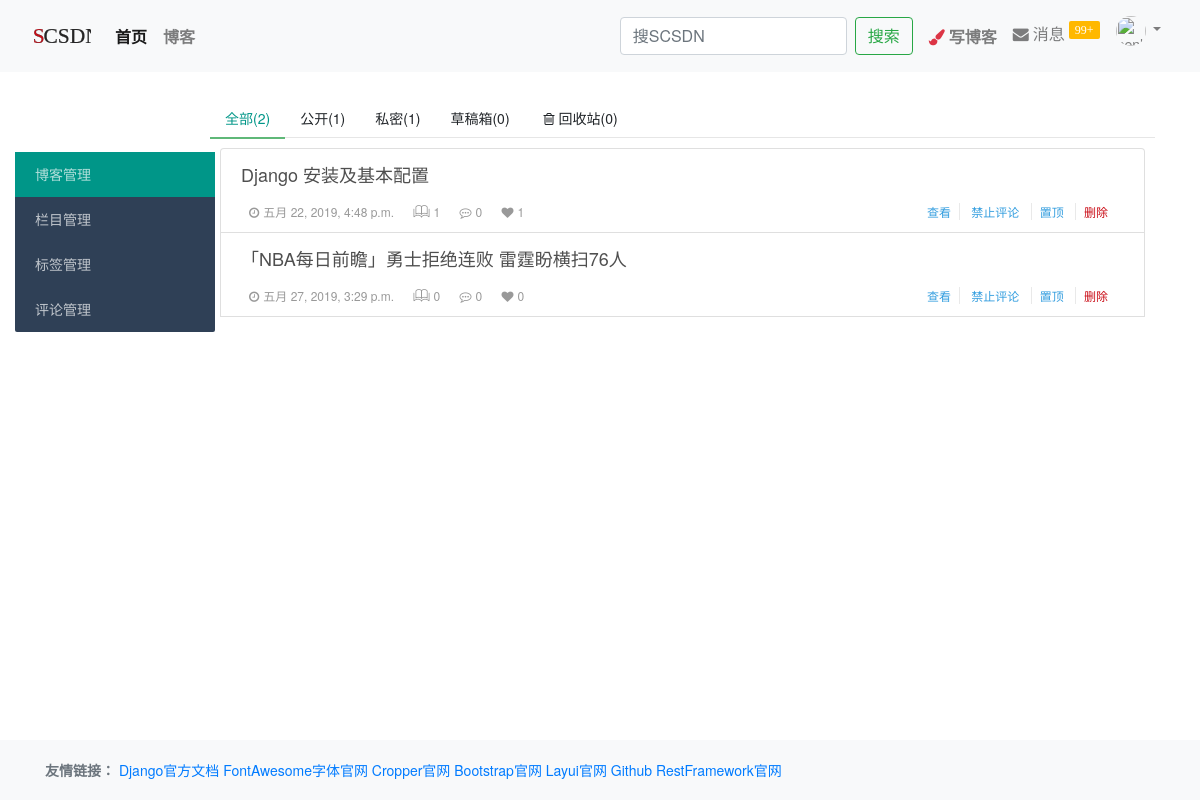
Screenshot of /articles/list/ (signed in) with the database file from the repository.
### apps/articles/models.py (models this page shows, shortened)
class Articles(models.Model):
    STATUS = (
        ('1', '公开'),
        ('2', '私密'),
        ('3', '草稿'),
        ('4', '删除'),
    )
    author = models.ForeignKey(UserProfile, related_name='articles', on_delete=models.CASCADE, verbose_name='作者')
    column = models.ForeignKey(ArticleColumns, related_name='articles', default=None, on_delete=models.DO_NOTHING,
                               blank=True, null=True, verbose_name='栏目')
    tags = models.ManyToManyField(ArticleTags, related_name='article_tags', default=None, blank=True,
                                  verbose_name='标签')
    likes = models.ManyToManyField(UserProfile, related_name='article_likes', default=None, blank=True,
                                   verbose_name='点赞')
    favorites = models.ManyToManyField(UserProfile, related_name='article_favorites', default=None, blank=True,
                                       verbose_name='收藏')
    title = models.CharField(max_length=200, verbose_name='标题')
    body = MDTextField(verbose_name='内容')
    slug = models.SlugField(max_length=200, blank=True, null=False, verbose_name='访问地址')
    status = models.CharField(max_length=5, choices=STATUS, default='1', verbose_name='状态')
    allowreply = models.BooleanField(default=True, verbose_name='允许评论')
    top = models.BooleanField(default=False, verbose_name='置顶')
    created = models.DateTimeField(auto_now_add=True, verbose_name='创建时间')
    update = models.DateTimeField(auto_now=True, verbose_name='更新时间')
    class Meta:
        db_table = 'articles'
        verbose_name = '文章管理'
        verbose_name_plural = verbose_name
        ordering = ['-update']
        index_together = [('id', 'slug')]
    def __str__(self):
        return self.title
    def get_absolute_url(self):
        try:
            return reverse("articles:show", args=[self.id, self.slug])
        except Exception as e:
            print(e)
            print(self.id)
            print(self.slug)

### apps/articles/views.py (the view, shortened to what this page needs)
class ArticleBackListView(LoginRequiredPostMixin, auth_views.TemplateView):
    template_name = 'articles/back_stage_articles.html'
    extra_context = {"title": "博客管理", 'site_title': 'SCSDN博客'}
    def get(self, request, *args, **kwargs):
        articles = request.user.articles.all().order_by('-top')
        publics = articles.filter(status='1')
        privates = articles.filter(status='2')
        drafts = articles.filter(status='3')
        deleteds = articles.filter(status='4')
        self.extra_context.update(paginator(request, articles))
        self.extra_context.update({
            'total': articles.count,
            'publics': publics,
            'privates': privates,
            'drafts': drafts,
            'deleteds': deleteds,
        })
        return super().get(request, *args, **kwargs)

### apps/accounts/templatetags/accounts.py (called while the page is built)
@register.filter(name=('is_uc_blogs'))
def isucmyblogs(url=None):
    if not url:
        return False
    if url.lower() == resolve_url('accounts:uc_blogs').lower():
        return True
    return False

@register.filter(name=('is_uc_photos'))
def isucmyphotos(url=None):
    if not url:
        return False
    if url.lower() == resolve_url('accounts:uc_photos').lower():
        return True
    return False

### apps/accounts/views.py (called while the page is built)
    @method_decorator(login_required)
    @method_decorator(csrf_exempt, name='POST')
    def dispatch(self, *args, **kwargs):
        return super().dispatch(*args, **kwargs)

### apps/common/templatetags/common_extras.py (called while the page is built)
@register.filter(name='is_protrait')
def is_protrait(protrait=None):
    if not protrait:
        return settings.STATIC_URL + 'common/imgs/avatar.png'
    return protrait

### templates/articles/back_stage_articles.html (shortened to what this page needs)
{% extends 'articles/base/back_stage_base.html' %}
{% load staticfiles %}
{% block center_body %}
    <div class="layui-tab layui-tab-brief" lay-filter="list">
        <ul class="layui-tab-title">
            <li lay-id="0" class="layui-this">全部({{ total }})</li>
            <li lay-id="1">公开({{ publics.count }})</li>
            <li lay-id="2">私密({{ privates.count }})</li>
            <li lay-id="3">草稿箱({{ drafts.count }})</li>
            <li lay-id="4"><i class="fa fa-trash-o mx-1"></i>回收站({{ deleteds.count }})</li>
        </ul>
        <div class="layui-tab-content">
            {% include 'articles/base/article_intro_list.html' %}
        </div>
    </div>
{% endblock %}

### templates/articles/base/article_intro_list.html (shortened to what this page needs)
{% load staticfiles %}
<div class="list-group">
    {% for article in articles %}
        <div class="list-group-item">
            <div class="list-item-title">
                <a class="list-item-title-text" href="#">{{ article.title }}</a>
            </div>
            <div class="list-item-info">
                <span class="mt-3 mx-2 float-left" style="font-size: 12px;color: #999;">
                    <span><i class="fa fa-clock-o mr-1"></i>{{ article.created }}</span>
                    <span><i class="layui-icon layui-icon-read  ml-3 mr-1"></i>{{ article.likes.count }}</span>
                    <span><i class="fa fa-commenting-o ml-3 mr-1"></i>{{ article.comments.count }}</span>
                    <span><i class="fa fa-heart ml-3 mr-1"></i>{{ article.likes.count }}</span>
                </span>
                <span class="list-item-info-operate mt-3 mx-2 float-right article-action">
                    <a href="{{ article.get_absolute_url }}">查看</a>
                    <a data-method="setAllowreply" data-option="{{ article }}">
                        {% if article.allowreply %}禁止评论{% else %}允许评论{% endif %}
                    </a>
                    <a data-method="setTop" data-option="{{ article }}">
                        {% if article.top %}取消置顶{% else %}置顶{% endif %}
                    </a>
                    <a style="color: #CA0C16;border-right:none;" data-method="delete" data-option="{{ article }}">删除</a>
                </span>
            </div>
        </div>
    {% endfor %}
</div>

### debug_statics/layui/css/layui.css (style rules this page uses)
.layui-btn,.layui-disabled,.layui-icon,.layui-unselect { -webkit-user-select:none;-ms-user-select:none;-moz-user-select:none }
blockquote,body,button,dd,div,dl,dt,form,h1,h2,h3,h4,h5,h6,input,li,ol,p,pre,td,textarea,th,ul { margin:0;padding:0;-webkit-tap-highlight-color:rgba(0,0,0,0) }
li { list-style:none }
body { line-height:24px;font:14px Helvetica Neue,Helvetica,PingFang SC,Tahoma,Arial,sans-serif }
a { color:#333;text-decoration:none }
.layui-icon { font-family:layui-icon!important;font-size:16px;font-style:normal;-webkit-font-smoothing:antialiased;-moz-osx-font-smoothing:grayscale }
.layui-icon-read:before { content:"\e705" }
.layui-badge-rim,.layui-colla-content,.layui-colla-item,.layui-collapse,.layui-elem-field,.layui-form-pane .layui-form-item[pane],.layui-form-pane .layui-form-label,.layui-input,.layui-layedit,.layui-layedit-tool,.layui-quote-nm,.layui-select,.layui-tab-bar,.layui-tab-card,.layui-tab-title,.layui-tab-title .layui-this:after,.layui-textarea { border-color:#e6e6e6 }
.layui-tab { margin:10px 0;text-align:left!important }
.layui-tab-title { position:relative;left:0;height:40px;white-space:nowrap;font-size:0;border-bottom-width:1px;border-bottom-style:solid;transition:all .2s;-webkit-transition:all .2s }
.layui-tab-title li { display:inline-block;*display:inline;*zoom:1;vertical-align:middle;font-size:14px;transition:all .2s;-webkit-transition:all .2s;position:relative;line-height:40px;min-width:65px;padding:0 15px;text-align:center;cursor:pointer }
.layui-tab-title .layui-this { color:#000 }
.layui-tab-title .layui-this:after { position:absolute;left:0;top:0;content:'';width:100%;height:41px;border-width:1px;border-style:solid;border-bottom-color:#fff;border-radius:2px 2px 0 0;box-sizing:border-box;pointer-events:none }
.layui-tab-content { padding:10px }
.layui-tab-brief>.layui-tab-title .layui-this { color:#009688 }
.layui-tab-brief>.layui-tab-more li.layui-this:after,.layui-tab-brief>.layui-tab-title .layui-this:after { border:none;border-radius:0;border-bottom:2px solid #5FB878 }

### templates/articles/base/article_intro_list.html (style rules this page uses)
.list-item-title { display: -ms-flexbox; display: flex; -ms-flex-direction: row; flex-direction: row; -ms-flex-pack: start; justify-content: flex-start; }
.list-item-title-text { font-size: 18px; color: #4f4f4f; margin-bottom: 0; }
.list-item-info-operate { color: #349EDF; cursor: pointer; font-size: 12px; }
.list-item-info-operate > a { text-decoration: none; padding: 0px .5rem; border-right: 1px solid #e9e9e9; color: #349EDF; }

### rows the page displays
Articles: title "Django 安装及基本配置", created "五月 22, 2019, 4:48 p.m.", likes.count "1", comments.count "0", allowreply "禁止评论", top "置顶"
Articles: title "「NBA每日前瞻」勇士拒绝连败 雷霆盼横扫76人", created "五月 27, 2019, 3:29 p.m.", likes.count "0", comments.count "0", allowreply "禁止评论", top "置顶"

### other values shown
{{ total }} "2"
{{ publics.count }} "1"
{{ privates.count }} "1"
{{ drafts.count }} "0"
{{ deleteds.count }} "0"
